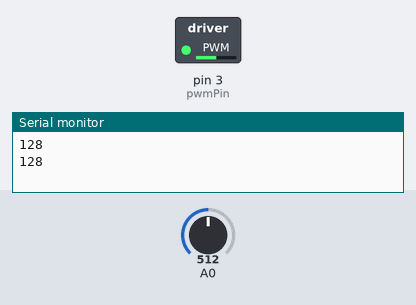
Simulated run of this sketch. Board: Arduino Uno, built with avr-gcc and run on an emulated ATmega328P. Parts: switched loads named in the sketch (green lamp = pin HIGH), the last lines printed to the serial monitor. The test bench sets the inputs (shaded band); at power-on: A0 = 512.

Above: at 1.8 s.
1.9 s: A0 set to 716
At 2.9 s:
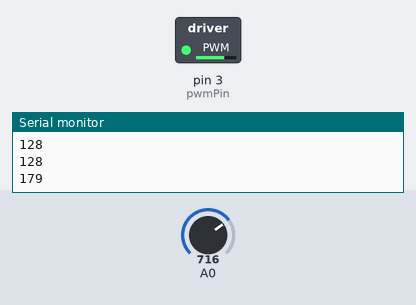
3.5 s: A0 set to 900
At 4.4 s:
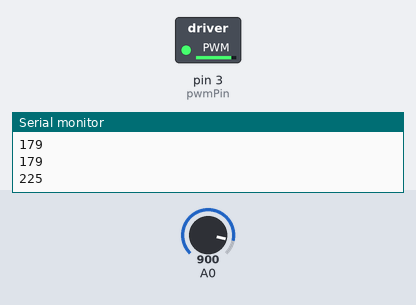
5.5 s: A0 set to 122
At 7.2 s:
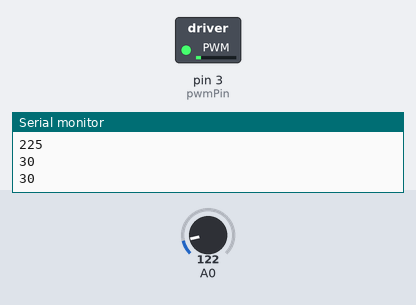
7.5 s: A0 set to 0
At 8.7 s:
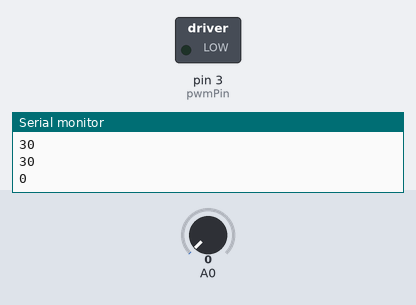
Timing chart, 0 to 10.5 s (numbered marks = the images above; inputs shaded):
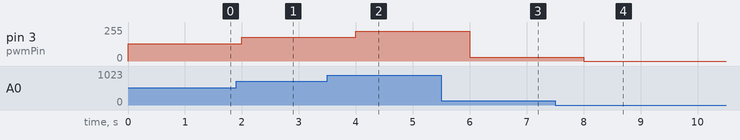

The sketch:

DCMotor.ino
```cpp
int potValue;
int pwmPin = 3;

void setup() {
  pinMode(pwmPin, OUTPUT);
  Serial.begin(9600);
}

void loop() {
  potValue = analogRead(A0);
  Serial.println(potValue/4);
  analogWrite(pwmPin, potValue/4);
  delay(1000);
}
```

Measured:
- after the input at 1.9 s, pin 3 (pwmPin): 128/255 → 179/255 after 0.10 s
- after the input at 3.5 s, pin 3 (pwmPin): 179/255 → 225/255 after 0.50 s
- after the input at 5.5 s, pin 3 (pwmPin): 225/255 → 30/255 after 0.50 s
- after the input at 7.5 s, pin 3 (pwmPin): 30/255 → 0/255 after 0.50 s
